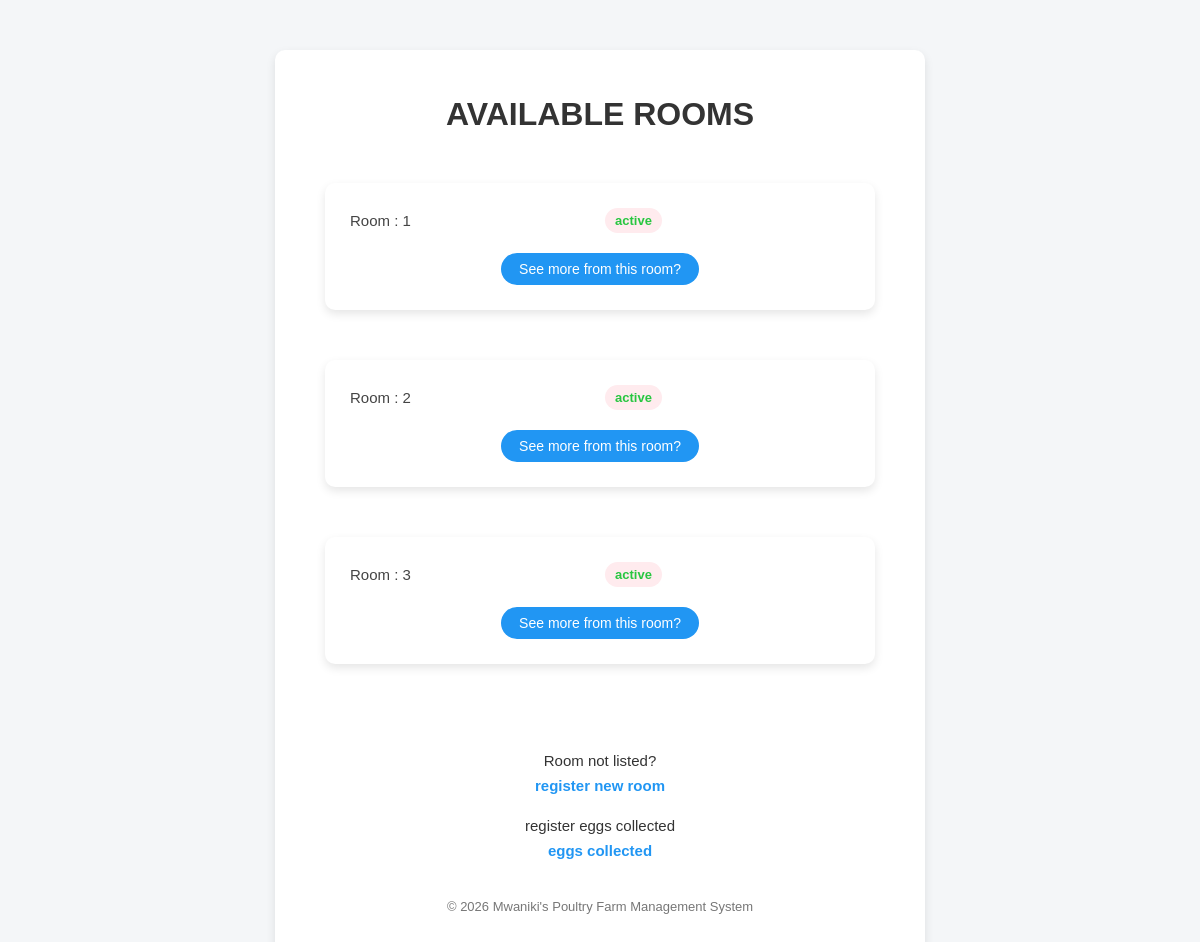
Page /records on the committed database.
### eggCount/models.py (models this page shows, shortened)
class rooms(models.Model):
    roomNo = models.IntegerField(unique=True)
    ChickensNo = models.IntegerField(default=0)
    ACTIVE = 'active'
    INACTIVE = 'inactive'
    STATUS_CHOICES = [
        ('active', 'Active'),
        ('Inactive', 'inactive')
    ]
    room_status = models.CharField(max_length=255, choices=STATUS_CHOICES, default='Active')

### eggCount/views.py (the view)
# urls.py: path('records', views.view_records, name='records'),
def view_records(request):
    chickrooms = rooms.objects.all()
    template = loader.get_template('view_records.html')
    context = {
        'chickrooms' : chickrooms,
    }
    return HttpResponse(template.render(context, request))

### eggCount/templates/view_records.html (shortened to what this page needs)
<!DOCTYPE html>
<html lang="en">
<head>
</head>
<body>
    <div class="container">
        <h1>AVAILABLE ROOMS</h1>
        {%for x in chickrooms %}
            <div class="container_rooms">
                <div>
                    <p>Room : {{x.roomNo}}</p>
                </div>
                <div>
                    <span class="status
                    {% if x.room_status == 'Active' %}available{% else %}occupied{% endif %}">
                    {{x.room_status}}</span>
                </div>
                <footer class="footer_con">
                    <a href="details/{{x.id}}">See more from this room?</a>
                </footer>
            </div>
        {% endfor %}
        <footer class="footer">
            <p>Room not listed?</p>
            <a href="/rooms">register new room</a>
            <p>register eggs collected</p>
            <a href="/records">eggs collected</a>
            <p class="copyright">
                &copy; 2026 Mwaniki's Poultry Farm Management System
            </p>
        </footer>
    </div>
</body>
</html>

### eggCount/templates/view_records.html (style rules this page uses)
body { font-family: Arial, Helvetica, sans-serif; background: #f4f6f8; margin: 0; padding: 0; }
.container { max-width: 600px; margin: 50px auto; background: #ffffff; padding: 25px; border-radius: 10px; box-shadow: 0 4px 10px rgba(0,0,0,0.1); }
h1 { text-align: center; margin-bottom: 20px; color: #333; }
.container_rooms { max-width: 500px; margin: 50px auto; background: #ffffff; padding: 25px; border-radius: 10px; box-shadow: 0 4px 10px rgba(0,0,0,0.1); display: grid; grid-template-columns: 1fr 1fr; gap: 10px; align-items: center; transition: transform 0.2s ease, box-shadow 0.2s ease; }
.container_rooms p { margin: 0; font-size: 15px; color: #444; }
.status { padding: 5px 10px; border-radius: 20px; font-size: 13px; font-weight: bold; display: inline-block; }
.occupied { background: #ffebee; color: #28c640; }
.footer { margin-top: 40px; padding: 30px 10px; text-align: center; font-size: 15px; color: #333; }
.footer p { margin: 8px 0; }
.footer a { color: #2196F3; text-decoration: none; font-weight: bold; display: inline-block; margin-bottom: 15px; }
.footer .copyright { margin-top: 25px; font-size: 13px; color: #777; }
.footer_con { grid-column: 1 / -1; text-align: center; margin-top: 10px; }
.footer_con a { display: inline-block; padding: 8px 18px; background: #2196F3; color: white; border-radius: 25px; text-decoration: none; font-size: 14px; transition: background 0.2s ease, transform 0.2s ease; }

### rows in the picture
rooms: roomNo "1", room_status "active"
rooms: roomNo "2", room_status "active"
rooms: roomNo "3", room_status "active"
